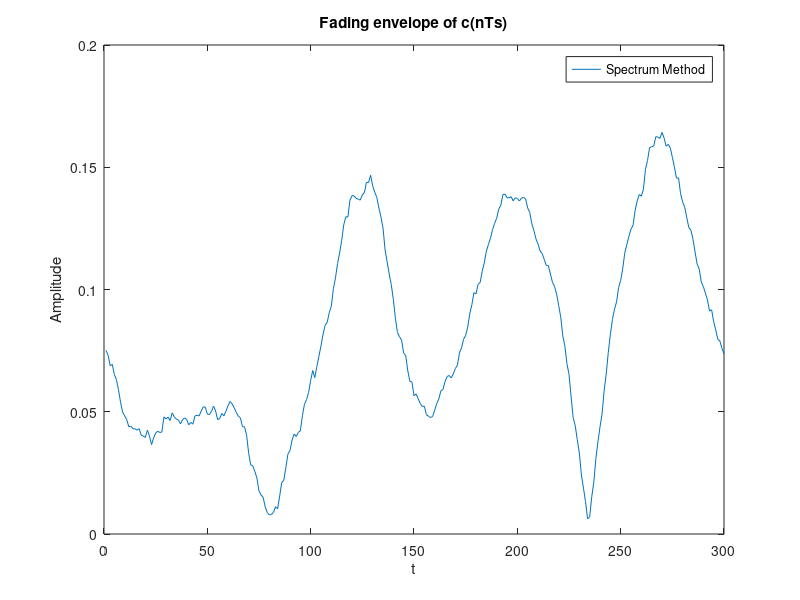
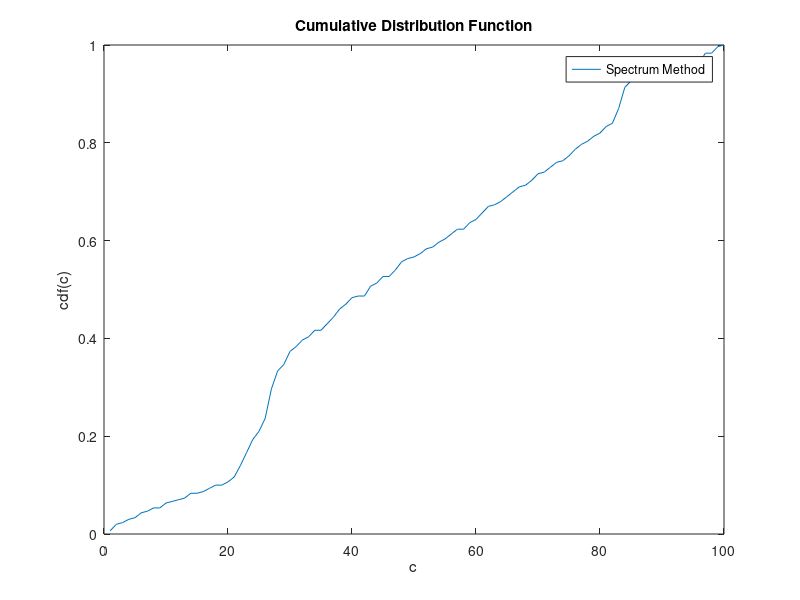
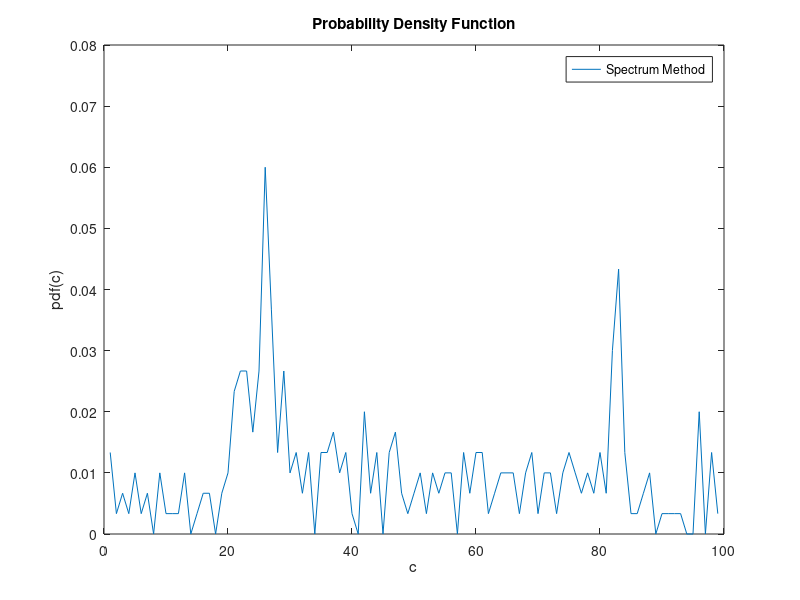
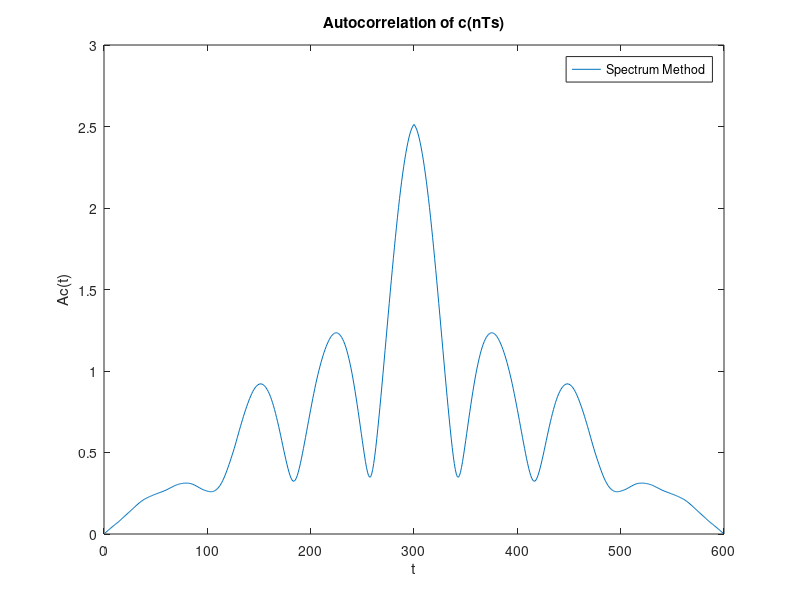

Reproduce these figures in MATLAB, in order.
clear all
close all
clc

% parameters
v  = 30*1000/3600; % relative speed
fc = 2e9;          % carrier frequency
c  = 3e8;
Ts = 10^(-4);      % Sample interval
fs = 1/Ts;
N  = 1000;         % No. of filter taps
Ns = 300;         % No. of samples

% Compute Doppler Frequency
fd = (v*fc)/c;

% Generate g(t) using Eqn.8
g = [besselj(0.25, 2*pi*fd*Ts*abs(-N:-1)')./(abs(-N:-1)'*Ts).^(1/4);
       (fd*pi)^(1/4)/gamma(5/4); 
       besselj(0.25, 2*pi*fd*Ts*(1:N)')./((1:N)'*Ts).^(1/4)];
g = g/norm(g);

G = fft(g,Ns); 

% Generate X(k)
X_k = sqrt(Ns)*(randn(1,Ns) +1i*randn(1,Ns));

% Compute c(t)
C_k = X_k.*G';
c_t = ifft(C_k);

% Plot: Fading envelope
figure(1);
plot(abs(c_t));

title('Fading envelope of c(nTs)');
xlabel('t');
ylabel('Amplitude');
legend('Spectrum Method');

%Plot: CDF
h_t = hist(abs(c_t),100);
cdf = cumsum(h_t) / Ns;
figure(2)
plot(cdf);
legend('Spectrum Method');
title('Cumulative Distribution Function');
xlabel('c');
ylabel('cdf(c)');

% Plot: PDF
pdf = diff(cdf);
figure(3)
plot(pdf);
legend('Spectrum Method');
title('Probability Density Function');
xlabel('c');
ylabel('pdf(c)');

% Plot: Autocorrelation
a_c = xcorr(c_t);
figure(4)
plot(abs(a_c));
title('Autocorrelation of c(nTs)');
legend('Spectrum Method');
xlabel('t');
ylabel('Ac(t)');

% Plot: Power spectral density
% Theoretical - Eqn.5
f = -fd:fd;
psd_th = (1/pi*fd)*(1./((1-(f/fd).^2).^(1/2)));
% Obtained Power Spectral Density
psd_ob = fft(a_c,length(f));
figure(5)
title('Power Spectral Density: Spectrum method');
plot(f,psd_th,'b');
hold on
plot(f,abs(psd_ob),'r');
hold off
legend('Theoretical','Spectrum Method');
xlabel('f');
ylabel('psd(f)');
